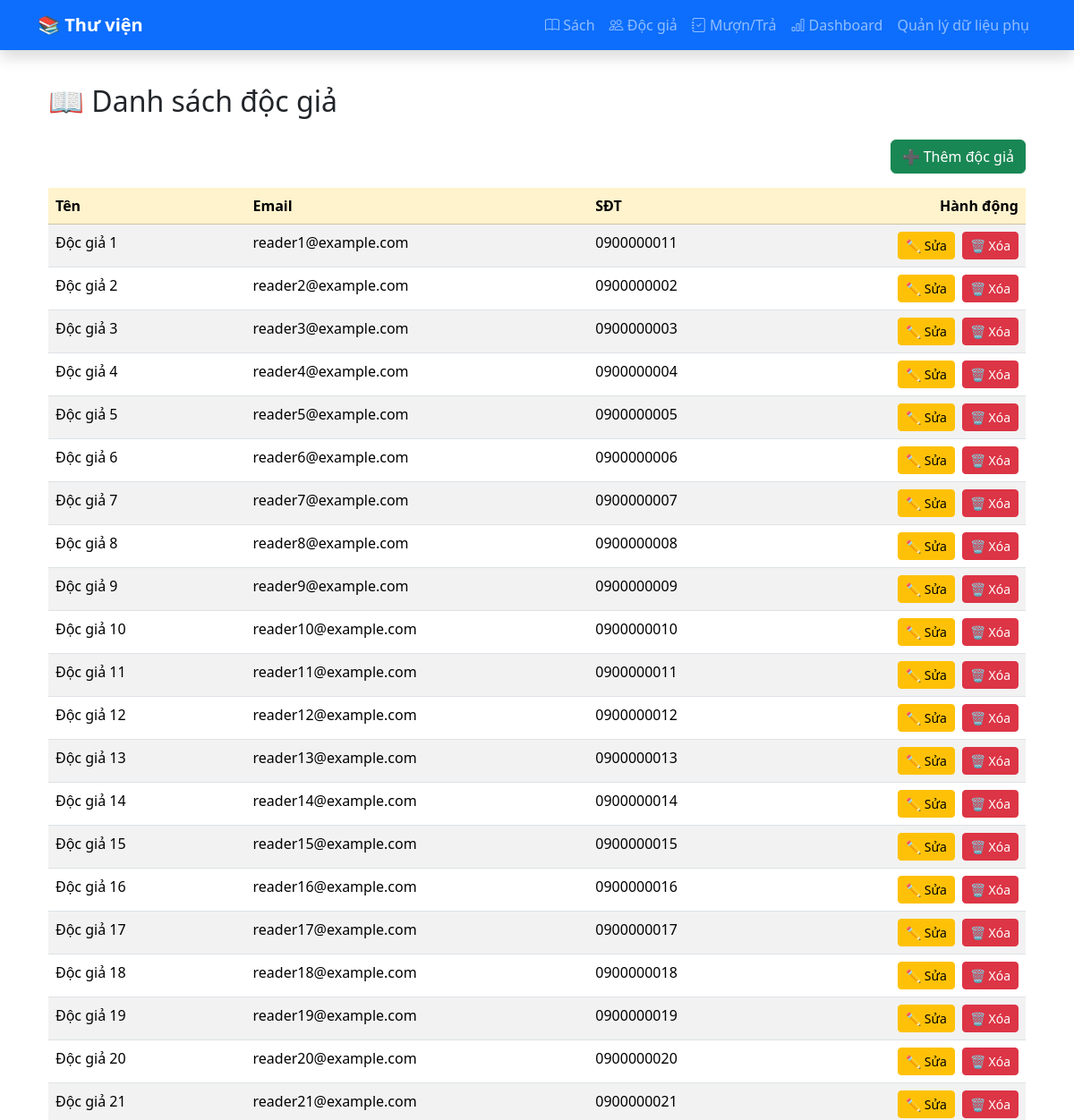
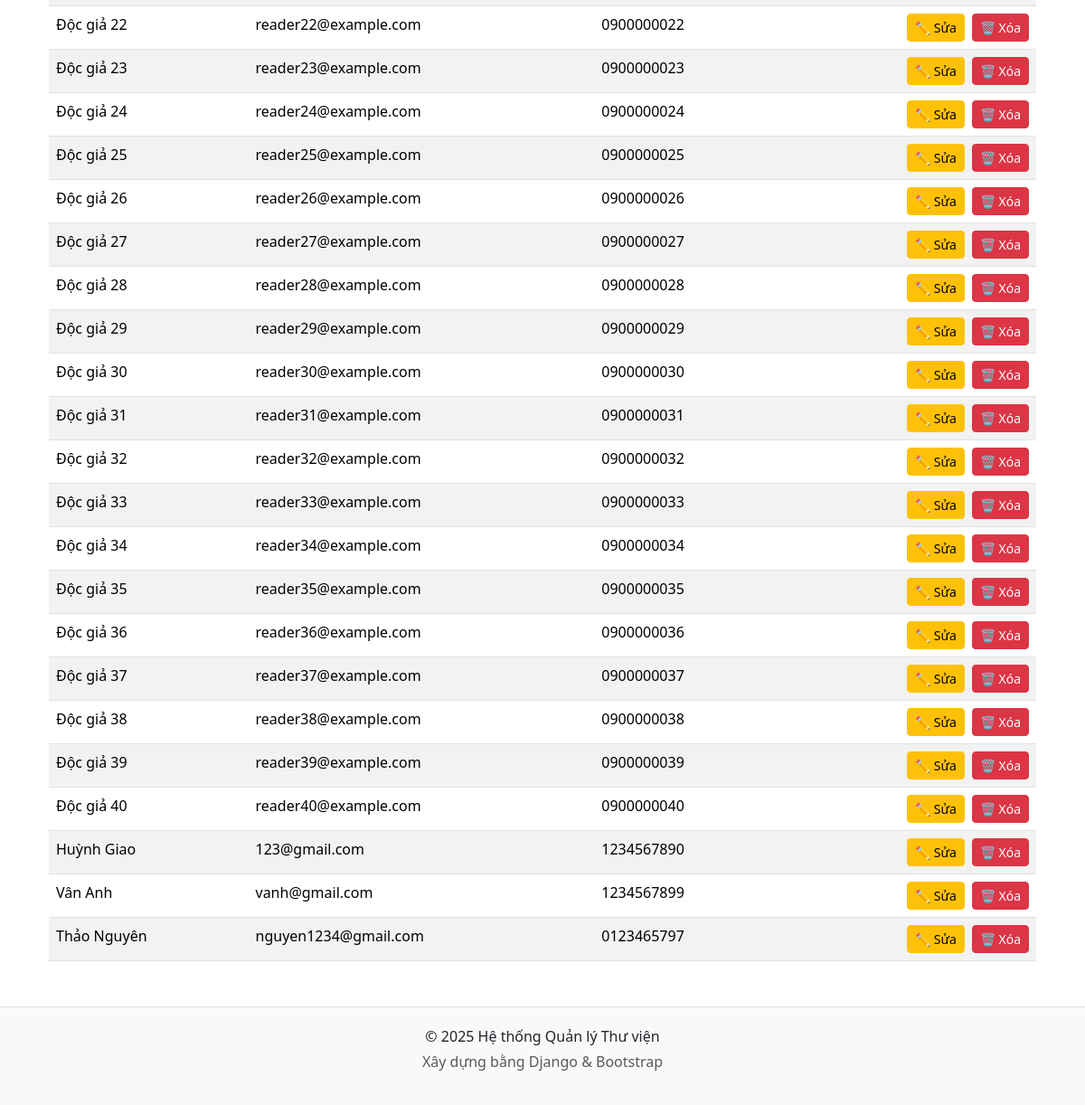
The page /borrowers/ on the database its author committed (2 pictures, top to bottom).
### catalog/models.py (models this page shows, shortened)
class Borrower(models.Model):
    name = models.CharField(max_length=100)
    email = models.EmailField()
    phone = models.CharField(max_length=20)

### catalog/views.py (the view)
# urls.py: path("borrowers/", views.borrower_list, name="borrower_list"),
def borrower_list(request):
    borrowers = Borrower.objects.all()
    return render(request, "catalog/borrower_list.html", {"borrowers": borrowers})

### templates/catalog/borrower_list.html (shortened to what this page needs)
{% extends "base.html" %}
{% block content %}
<div class="container mt-4">
  <h2 class="mb-4">📖 Danh sách độc giả</h2>
  <div class="text-end mb-3">
    <a href="{% url 'borrower_create' %}" class="btn btn-success">➕ Thêm độc giả</a>
  </div>
  <table class="table table-striped table-hover">
    <thead class="table-warning">
      <tr>
        <th class="text-start">Tên</th>
        <th class="text-start">Email</th>
        <th class="text-start">SĐT</th>
        <th class="text-end">Hành động</th>
      </tr>
    </thead>
    <tbody>
      {% for borrower in borrowers %}
      <tr>
        <td class="text-start">{{ borrower.name }}</td>
        <td class="text-start">{{ borrower.email }}</td>
        <td class="text-start">{{ borrower.phone }}</td>
        <td class="text-end">
          <div class="d-inline-flex gap-2 justify-content-end">
            <a href="{% url 'borrower_update' borrower.pk %}" class="btn btn-warning btn-sm">✏️ Sửa</a>
            <a href="{% url 'borrower_delete' borrower.pk %}" class="btn btn-danger btn-sm">🗑️ Xóa</a>
          </div>
        </td>
      </tr>
      {% empty %}
      <tr><td colspan="4" class="text-center">Chưa có độc giả nào.</td></tr>
      {% endfor %}
    </tbody>
  </table>
</div>
{% endblock %}

### templates/base.html (shortened to what this page needs)
<!doctype html>
<html lang="vi">
<head>
  <link href="https://cdn.jsdelivr.net/npm/bootstrap@5.3.2/dist/css/bootstrap.min.css" rel="stylesheet">
  <link href="https://cdn.jsdelivr.net/npm/bootstrap-icons@1.11.1/font/bootstrap-icons.css" rel="stylesheet">
</head>
<body>
  <nav class="navbar navbar-expand-lg navbar-dark bg-primary fixed-top shadow">
    <div class="container">
      <a class="navbar-brand fw-bold" href="{% url 'home' %}">📚 Thư viện</a>
      <div class="collapse navbar-collapse" id="nav">
        <ul class="navbar-nav ms-auto">
          <li class="nav-item"><a class="nav-link" href="{% url 'book_list' %}"><i class="bi bi-book"></i> Sách</a></li>
          <li class="nav-item"><a class="nav-link" href="{% url 'borrower_list' %}"><i class="bi bi-people"></i> Độc giả</a></li>
          <li class="nav-item"><a class="nav-link" href="{% url 'loan_list' %}"><i class="bi bi-journal-check"></i> Mượn/Trả</a></li>
          <li class="nav-item"><a class="nav-link" href="{% url 'dashboard' %}"><i class="bi bi-bar-chart"></i> Dashboard</a></li>
          <li class="nav-item">
           <a class="nav-link" href="{% url 'manage_metadata' %}">Quản lý dữ liệu phụ</a>
            </li>
        </ul>
      </div>
    </div>
  </nav>
  <main class="container mt-4">
    {% block content %}{% endblock %}
  </main>
  <footer class="text-center">
    <div class="container">
      <p class="mb-1">© 2025 Hệ thống Quản lý Thư viện</p>
      <p class="text-muted">Xây dựng bằng Django & Bootstrap</p>
    </div>
  </footer>
</body>
</html>

### templates/base.html (style rules this page uses)
body { padding-top: 70px; }
footer { margin-top: 50px; padding: 20px 0; background: #f8f9fa; border-top: 1px solid #ddd; }

### rows shown on the page
Borrower: name "Độc giả 1", email "reader1@example.com", phone "0900000011"
Borrower: name "Độc giả 2", email "reader2@example.com", phone "0900000002"
Borrower: name "Độc giả 3", email "reader3@example.com", phone "0900000003"
Borrower: name "Độc giả 4", email "reader4@example.com", phone "0900000004"
Borrower: name "Độc giả 5", email "reader5@example.com", phone "0900000005"
Borrower: name "Độc giả 6", email "reader6@example.com", phone "0900000006"
Borrower: name "Độc giả 7", email "reader7@example.com", phone "0900000007"
Borrower: name "Độc giả 8", email "reader8@example.com", phone "0900000008"
Borrower: name "Độc giả 9", email "reader9@example.com", phone "0900000009"
Borrower: name "Độc giả 10", email "reader10@example.com", phone "0900000010"
Borrower: name "Độc giả 11", email "reader11@example.com", phone "0900000011"
Borrower: name "Độc giả 12", email "reader12@example.com", phone "0900000012"
Borrower: name "Độc giả 13", email "reader13@example.com", phone "0900000013"
Borrower: name "Độc giả 14", email "reader14@example.com", phone "0900000014"
Borrower: name "Độc giả 15", email "reader15@example.com", phone "0900000015"
Borrower: name "Độc giả 16", email "reader16@example.com", phone "0900000016"
Borrower: name "Độc giả 17", email "reader17@example.com", phone "0900000017"
Borrower: name "Độc giả 18", email "reader18@example.com", phone "0900000018"
Borrower: name "Độc giả 19", email "reader19@example.com", phone "0900000019"
Borrower: name "Độc giả 20", email "reader20@example.com", phone "0900000020"
Borrower: name "Độc giả 21", email "reader21@example.com", phone "0900000021"
Borrower: name "Độc giả 22", email "reader22@example.com", phone "0900000022"
Borrower: name "Độc giả 23", email "reader23@example.com", phone "0900000023"
Borrower: name "Độc giả 24", email "reader24@example.com", phone "0900000024"
Borrower: name "Độc giả 25", email "reader25@example.com", phone "0900000025"
Borrower: name "Độc giả 26", email "reader26@example.com", phone "0900000026"
Borrower: name "Độc giả 27", email "reader27@example.com", phone "0900000027"
Borrower: name "Độc giả 28", email "reader28@example.com", phone "0900000028"
Borrower: name "Độc giả 29", email "reader29@example.com", phone "0900000029"
Borrower: name "Độc giả 30", email "reader30@example.com", phone "0900000030"
Borrower: name "Độc giả 31", email "reader31@example.com", phone "0900000031"
Borrower: name "Độc giả 32", email "reader32@example.com", phone "0900000032"
Borrower: name "Độc giả 33", email "reader33@example.com", phone "0900000033"
Borrower: name "Độc giả 34", email "reader34@example.com", phone "0900000034"
Borrower: name "Độc giả 35", email "reader35@example.com", phone "0900000035"
Borrower: name "Độc giả 36", email "reader36@example.com", phone "0900000036"
Borrower: name "Độc giả 37", email "reader37@example.com", phone "0900000037"
Borrower: name "Độc giả 38", email "reader38@example.com", phone "0900000038"
Borrower: name "Độc giả 39", email "reader39@example.com", phone "0900000039"
Borrower: name "Độc giả 40", email "reader40@example.com", phone "0900000040"
Borrower: name "Huỳnh Giao", email "123@gmail.com", phone "1234567890"
Borrower: name "Vân Anh", email "vanh@gmail.com", phone "1234567899"
Borrower: name "Thảo Nguyên", email "nguyen1234@gmail.com", phone "0123465797"
